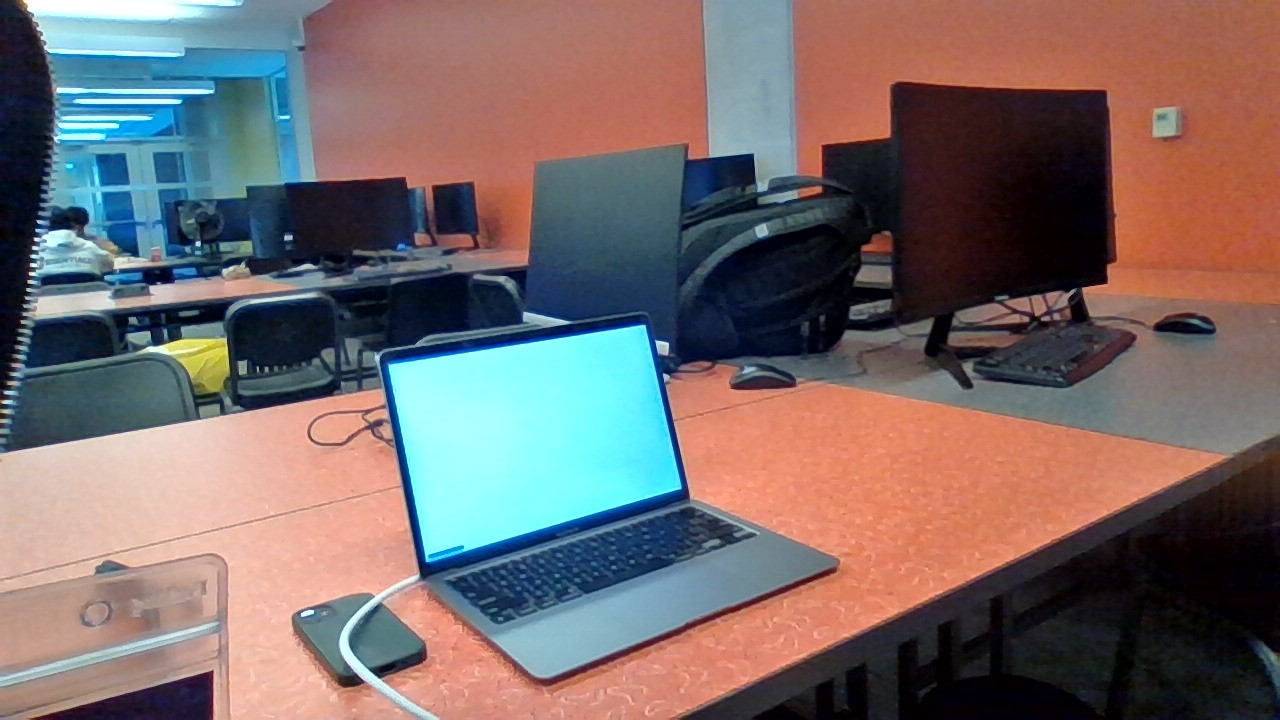
#> input picture Archive/yolo/1.jpg, 1280 x 720 px, given in place of the camera
$ python 'yolo x contour.py'
#> lines starting #> are read from the running program, lines starting #| are printed output that depends on the picture; after the words box and inside, x2 and y2 are one past the last pixel; in counts of white or black regions, pixels touching at a corner belong together; long printed decimals are rounded
#> in main, frame is the input picture: shape (720, 1280, 3); mean B, G, R 105.8, 106.6, 120.1
import cv2
import numpy as np
from ultralytics import YOLO
import cv2
import math


# [43 lines left out: function find_screen, not called in this run]

# Function to detect laptop screen outline
def detect_laptop_screen(frame, coords):
    # x1, y1, x2, y2 = coords

    # Convert frame to grayscale
    # gray = cv2.cvtColor(frame[y1:y2, x1:x2], cv2.COLOR_BGR2GRAY)
#> called with coords = True
    gray = cv2.cvtColor(frame, cv2.COLOR_BGR2GRAY)
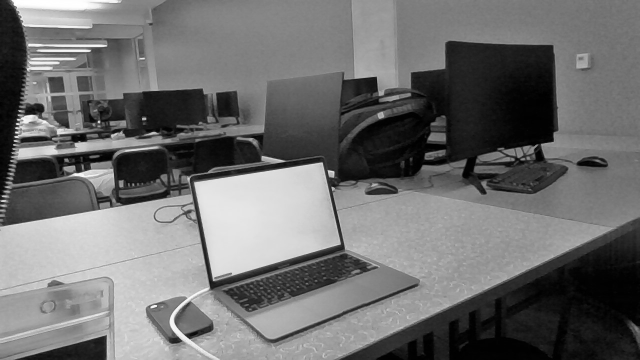
#> gray: shape (720, 1280) (shown at 1/2 size); min 0, max 255, mean 110.6

    # Apply Canny edge detection
    edges = cv2.Canny(gray, 350, 400)
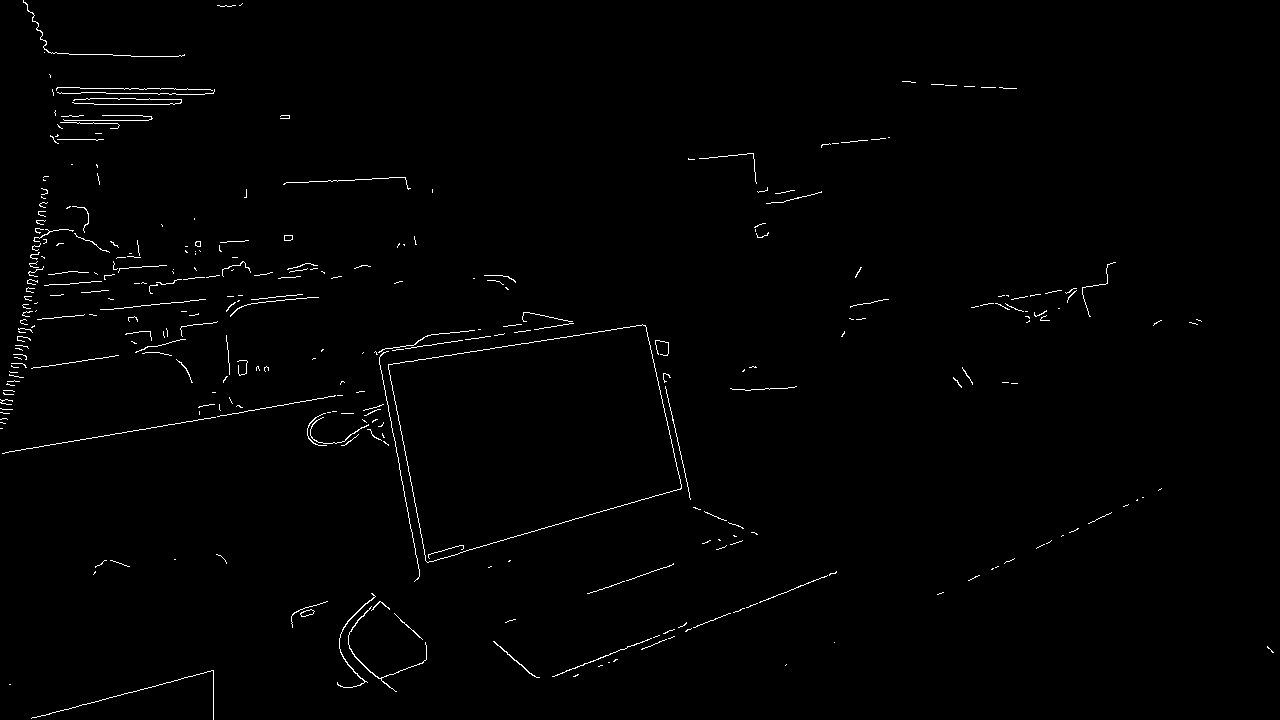
#> edges: shape (720, 1280); 0.94% white in thin lines or dots

    # Find contours
    contours, _ = cv2.findContours(edges, cv2.RETR_EXTERNAL, cv2.CHAIN_APPROX_SIMPLE)
#> contours = 310 contours, 301 with area under 20; largest, box (x1, y1, x2, y2) and area: (388, 324, 682, 563) 48437, (337, 593, 376, 688) 59, (300, 609, 315, 617) 58, (348, 606, 427, 692) 56, (284, 235, 293, 241) 38

    # Find the contour with the largest area (assuming it's the laptop screen)
    if contours:
        largest_contour = max(contours, key=cv2.contourArea)
#> largest_contour = contour of 379 points, box (x1, y1, x2, y2) (388, 324, 682, 563), area 48437

        # Approximate the contour to a polygon
        epsilon = 0.01 * cv2.arcLength(largest_contour, True)
#> epsilon = 9.51
        approx = cv2.approxPolyDP(largest_contour, epsilon, True)
#> approx = [[645, 325], [388, 364], [427, 562], [681, 488]]

        # for i in range(len(approx)):
        #     approx[i][0][0] += x1
        #     approx[i][0][1] += y1

        # Draw the outline of the laptop screen
        cv2.drawContours(frame, [approx], -1, (0, 255, 0), 2)
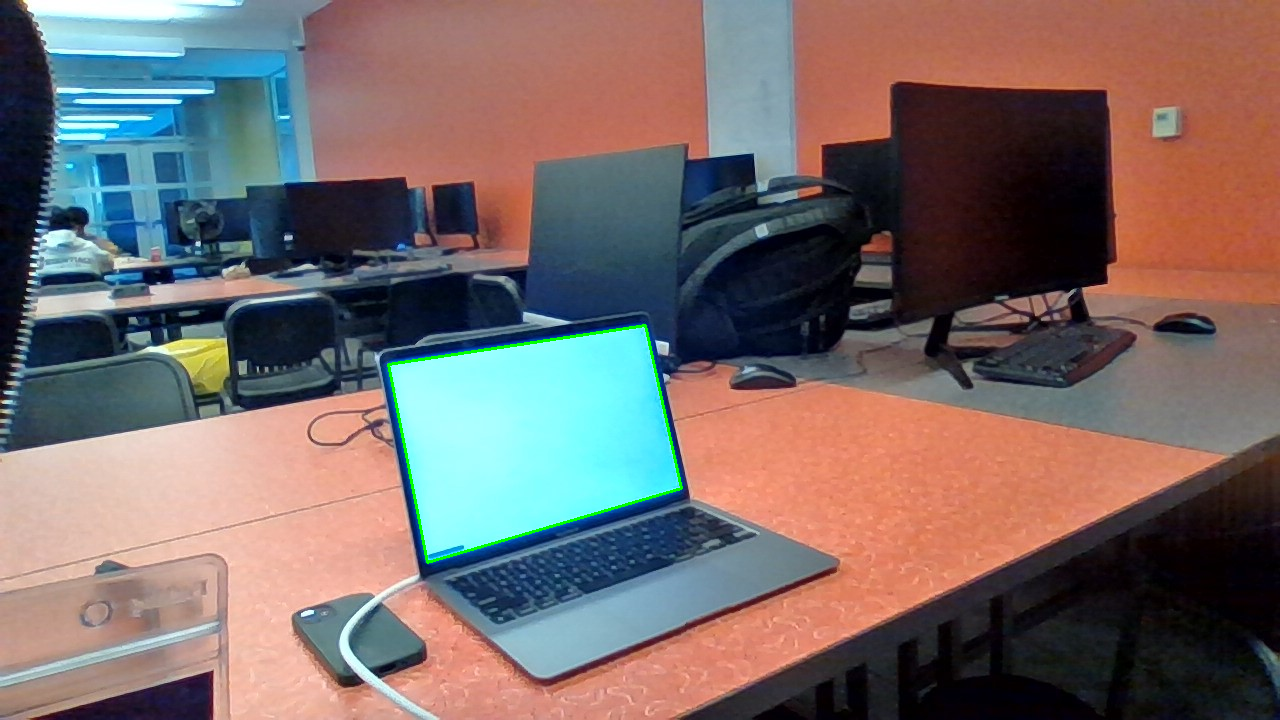
#> frame: shape (720, 1280, 3); 0.28% of pixels changed, all inside (x1, y1, x2, y2) = (387, 324, 683, 564)

        # Calculate the centroid of the contour
        M = cv2.moments(approx)
#> M = moments, m00 48236.5, centre m10/m00, m01/m00 = (531.3, 435.9)
        if M["m00"] != 0:
            cx = int(M["m10"] / M["m00"])
#> cx = 531
            cy = int(M["m01"] / M["m00"])
#> cy = 435
            centroid = (cx, cy)
#> centroid = (531, 435)
            cv2.circle(frame, centroid, 5, (255, 0, 0), -1)
#> frame: shape (720, 1280, 3); 0.01% of pixels changed, all inside (x1, y1, x2, y2) = (526, 430, 537, 441)

            # Assume the laptop screen is parallel to the image plane and estimate depth based on size
            # You might need additional calibration for more accurate depth estimation
            depth = 1000  # Arbitrary depth value for demonstration
            # Compute 3D coordinates
            x_3d = (cx - frame.shape[1]/2) * depth / (frame.shape[1]/2)
#> x_3d = -170.3
            y_3d = (cy - frame.shape[0]/2) * depth / (frame.shape[0]/2)
#> y_3d = 208.3
            z_3d = depth
            # Print 3D coordinates
            print("3D Coordinates (x, y, z):", (x_3d, y_3d, z_3d))
#| 3D Coordinates (x, y, z): (-170.3125, 208.333, 1000)

    return frame


def main():
    cap = cv2.VideoCapture(0)  # Use the default camera
    while cap.isOpened():
        success, frame = cap.read()
        if not success: break

        # coords = find_screen(frame)
        coords = True

        if coords is not None:
            # Detect laptop screen outline
            frame_with_outline = detect_laptop_screen(frame, coords)

            # Display the frame
            cv2.imshow('Laptop Screen Detection', frame_with_outline)

        # Exit on 'q' press
        if cv2.waitKey(1) & 0xFF == ord('q'):
#> (key q is pressed here)
            break

    cap.release()
    cv2.destroyAllWindows()

if __name__ == "__main__":
    main()

$ run again, on Archive/yolo/2.jpg
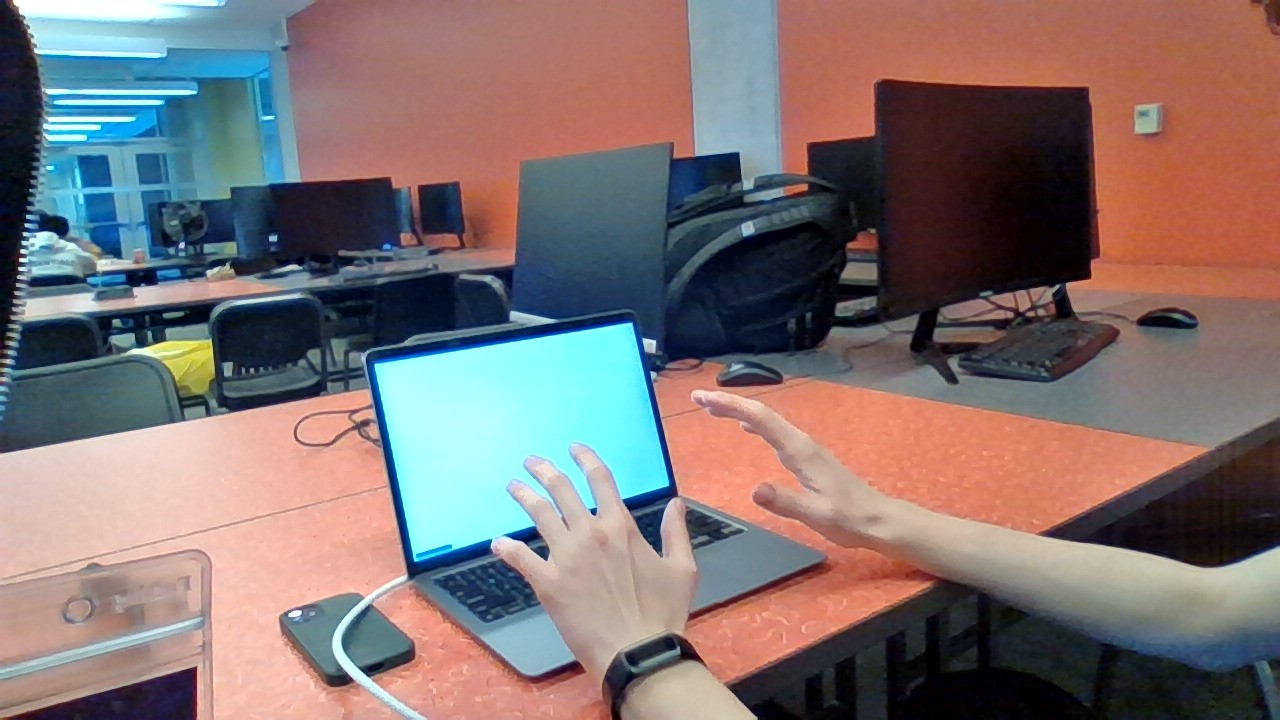
#> input picture Archive/yolo/2.jpg, 1280 x 720 px, given in place of the camera
#> in main, frame is the input picture: shape (720, 1280, 3); mean B, G, R 113.2, 113.7, 127.5
#> in detect_laptop_screen, `gray = cv2.cvtColor(frame, cv2.COLOR_BGR2GRAY)`:
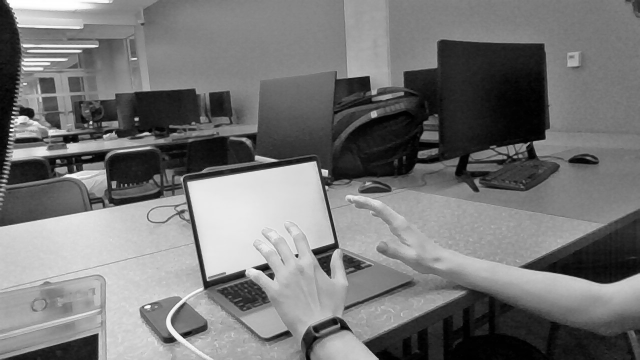
#> gray: shape (720, 1280) (shown at 1/2 size); min 0, max 255, mean 117.8
#> in detect_laptop_screen, `edges = cv2.Canny(gray, 350, 400)`:
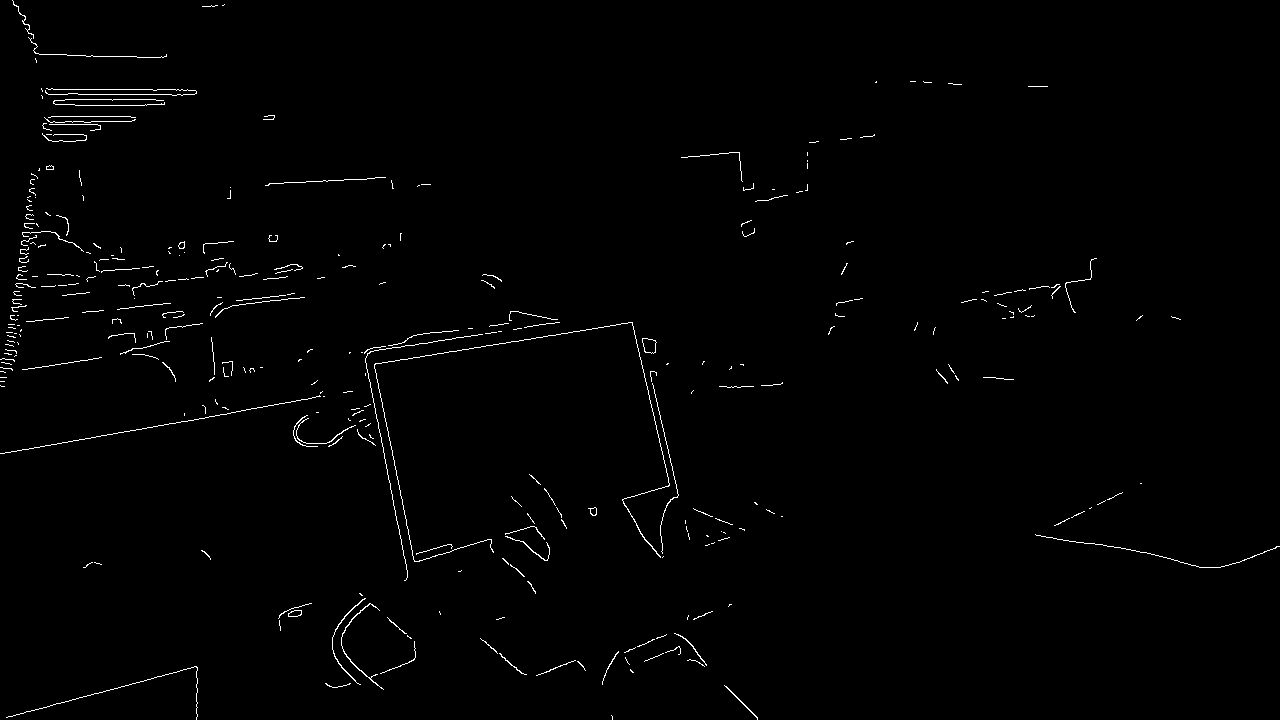
#> edges: shape (720, 1280); 0.95% white in thin lines or dots
#> contours = 315 contours, 303 with area under 20; largest, box (x1, y1, x2, y2) and area: (642, 338, 657, 354) 160, (288, 610, 302, 617) 64, (341, 603, 384, 690) 60, (332, 598, 366, 685) 50, (588, 507, 597, 516) 42
#> largest_contour = contour of 21 points, box (x1, y1, x2, y2) (642, 338, 657, 354), area 160
#> epsilon = 0.536
#> approx = contour of 19 points, box (x1, y1, x2, y2) (642, 338, 657, 354), area 160
#> M = moments, m00 160.5, centre m10/m00, m01/m00 = (649, 345.2)
#> cx = 648
#> cy = 345
#> centroid = (648, 345)
#> x_3d = 12.5
#> y_3d = -41.67
#| 3D Coordinates (x, y, z): (12.5, -41.667, 1000)

$ run again, on Archive/yolo/3.jpg
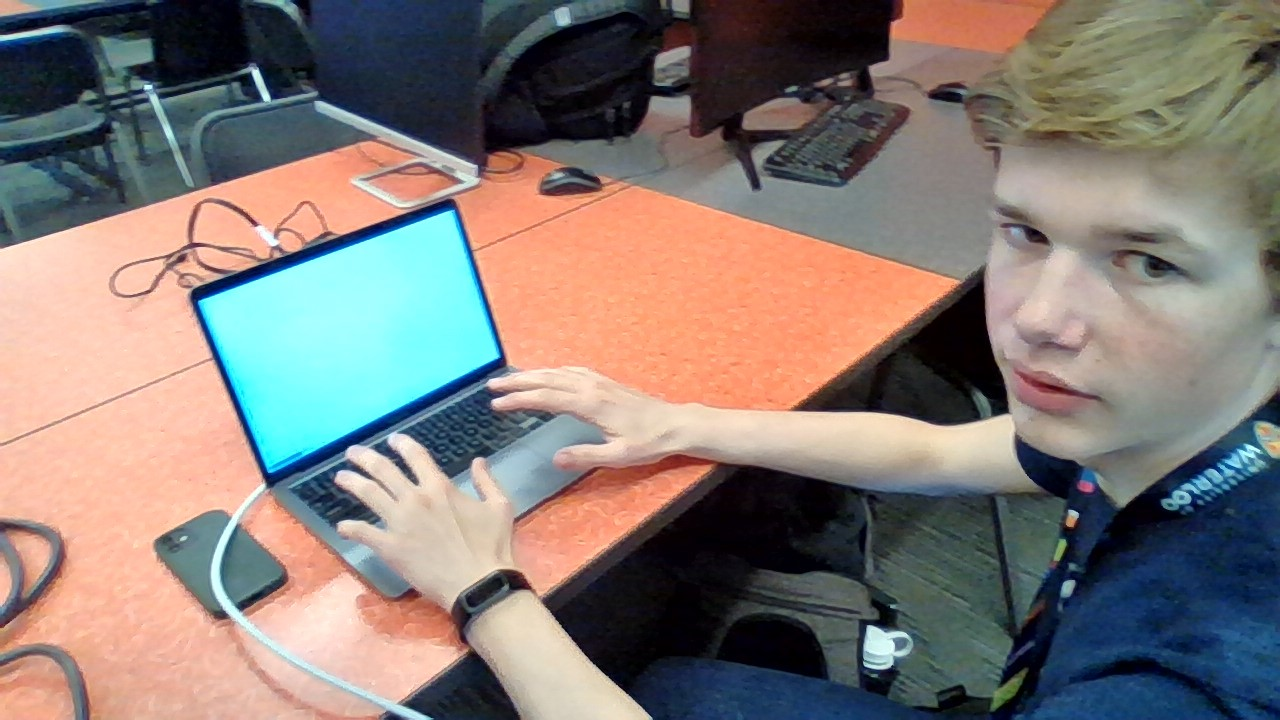
#> input picture Archive/yolo/3.jpg, 1280 x 720 px, given in place of the camera
#> in main, frame is the input picture: shape (720, 1280, 3); mean B, G, R 117, 122.2, 131.9
#> in detect_laptop_screen, `edges = cv2.Canny(gray, 350, 400)`:
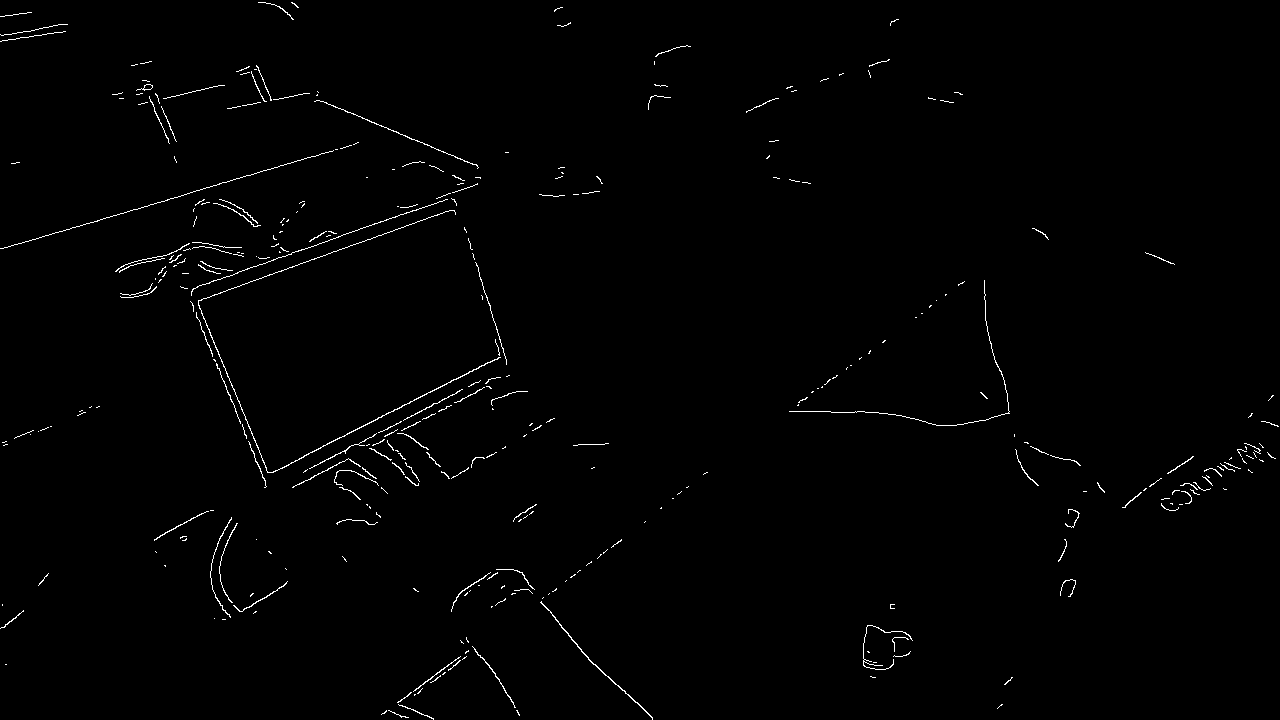
#> edges: shape (720, 1280); 0.9% white in thin lines or dots
#> contours = 336 contours, 323 with area under 20; largest, box (x1, y1, x2, y2) and area: (198, 210, 501, 473) 142, (540, 601, 653, 720) 100, (136, 84, 153, 91) 38, (314, 100, 479, 169) 34, (472, 646, 516, 708) 34
#> largest_contour = contour of 1013 points, box (x1, y1, x2, y2) (198, 210, 501, 473), area 142
#> epsilon = 15.56
#> approx = [[454, 210], [198, 300], [267, 472], [500, 357], [268, 472], [198, 301]]
#> in detect_laptop_screen, `cv2.drawContours(frame, [approx], -1, (0, 255, 0), 2)`:
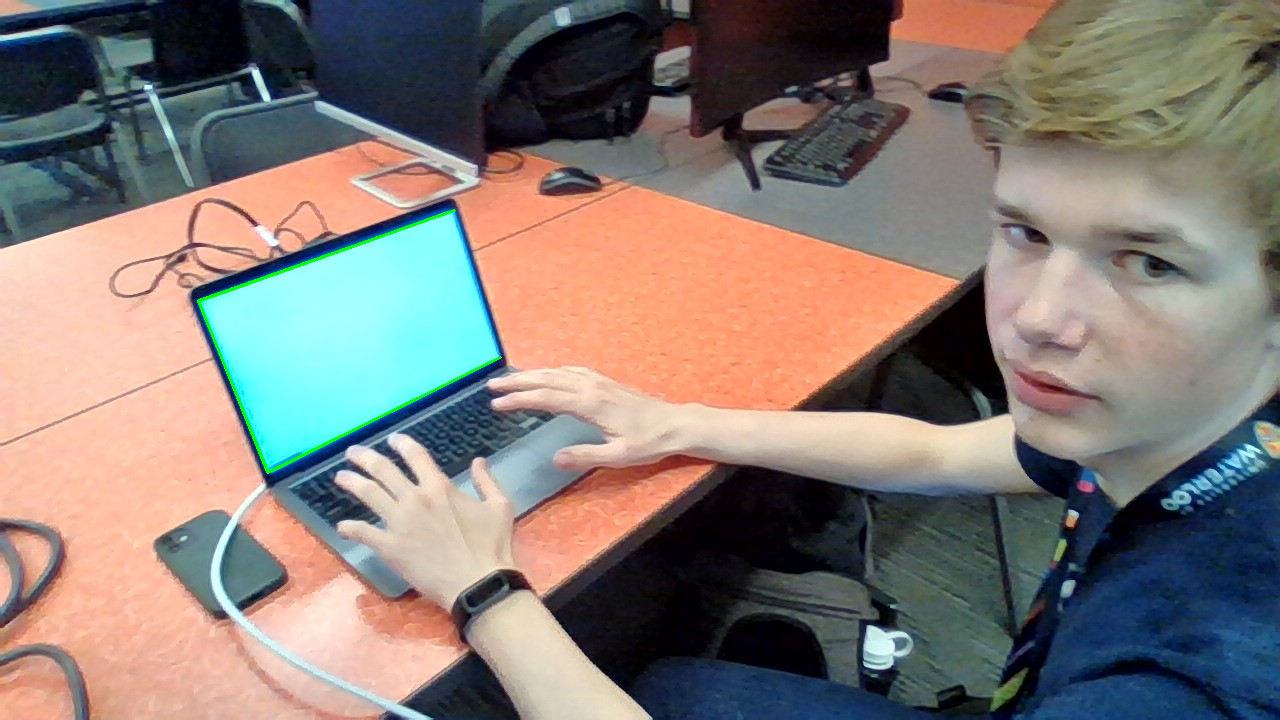
#> frame: shape (720, 1280, 3); 0.24% of pixels changed, all inside (x1, y1, x2, y2) = (197, 209, 502, 474)
#> M = moments, m00 121.5, centre m10/m00, m01/m00 = (244.4, 270)
#> cx = 244
#> cy = 270
#> centroid = (244, 270)
#> x_3d = -618.8
#> y_3d = -250
#| 3D Coordinates (x, y, z): (-618.75, -250.0, 1000)
